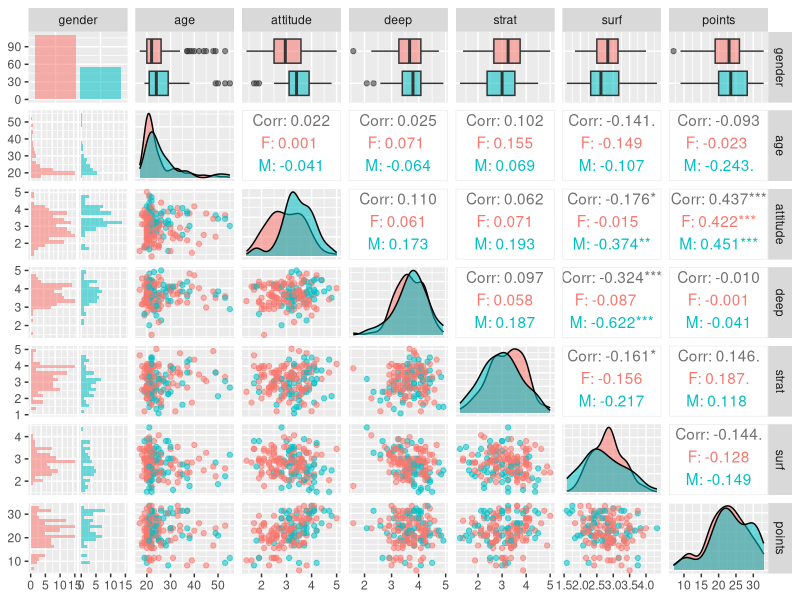
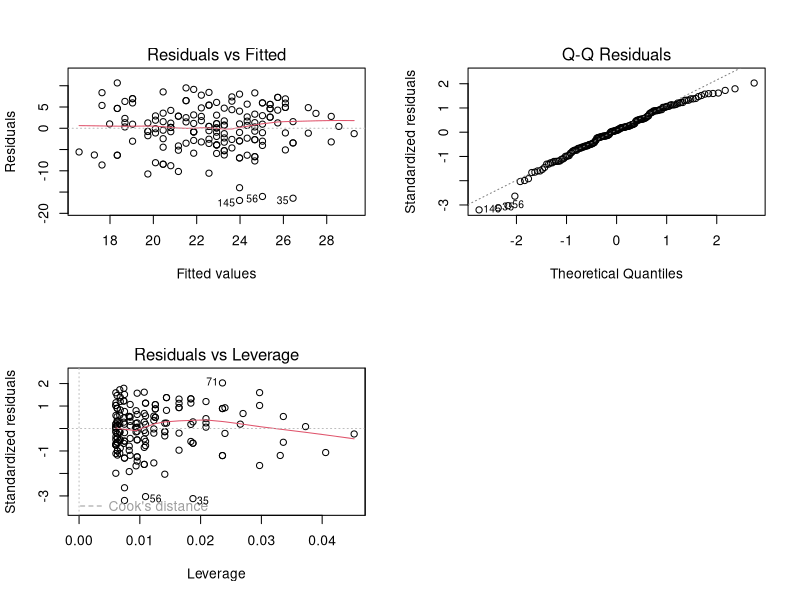

Source code (R) for these figures, in order:
## ---- chunk 1
date()
## ---- chunk 2
knitr::opts_chunk$set(echo = TRUE)
## ---- chunk 3
library(tidyverse)
library(dplyr)
library(ggplot2) 
library(GGally)            
library(purrr)
## ---- chunk 4
# set working directory to access data
setwd("C:\\Users\\Emilia\\Documents\\Uni Helsinki\\Year One\\Teaching Period 2\\Open Data Science\\IODS-project_2022\\data")

# read data from previously wrangled file 
students_learning2014 <- read.csv("learning_2014.csv", sep = ",", header = TRUE)
## ---- chunk 5
dim(students_learning2014)
str(students_learning2014)
## ---- chunk 6
# Graphical Overview 
ggpairs(students_learning2014[-1],                   # data, excluding X
        mapping = aes(col = gender, alpha = 0.3), 
        lower = list(combo = wrap("facethist", bins = 20)))

## ---- chunk 7
students_learning2014[-1]  %>%
  split(.$gender) %>%
  map(summary) 
## ---- chunk 8
# create and fit regression model with three explanatory variables 
model <- lm(points ~ attitude + age + strat, data = students_learning2014)
summary(model)
## ---- chunk 9
model2 <- lm(points ~ attitude, data = students_learning2014)
summary(model2)
## ---- chunk 10
# place all four graphics in same plot
par(mfrow = c(2,2))
# draw diagnostic plots 
plot(model2, which = c(1,2,5))

